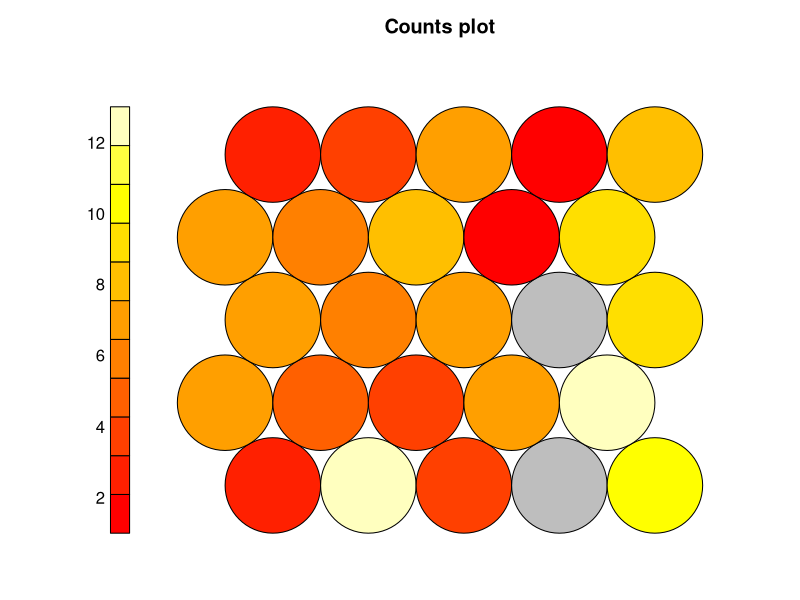
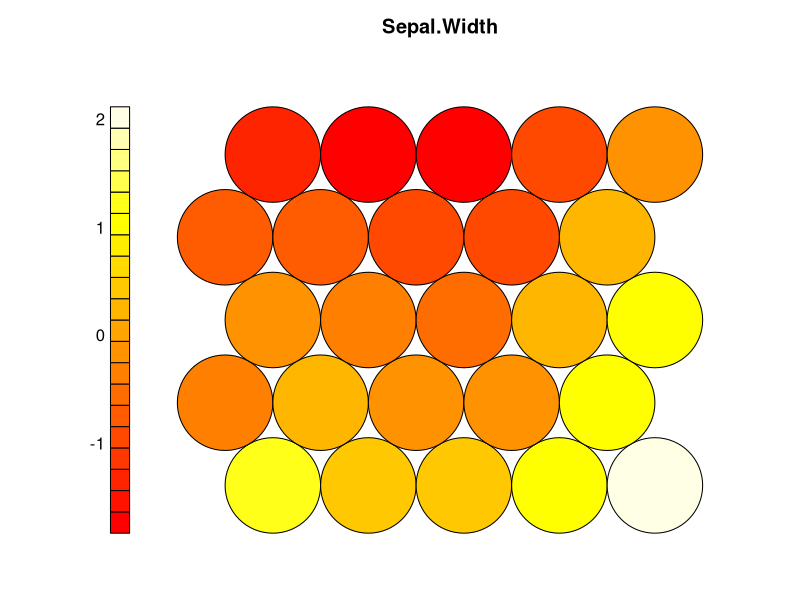
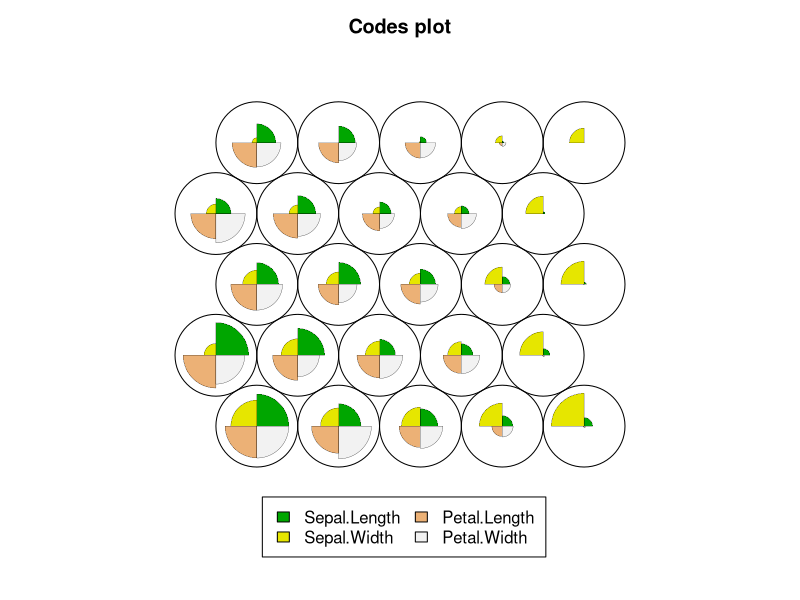

Here is the R script that generated these plots, in order:
# paquetes
library(kohonen)

# observamos la estructura del dataset
str(iris)

# preparamos la data para el SOM
iris_SOM <- as.matrix(scale(iris[, -5]))

# Creamos el grid que usaremos para el SOM
iris_grid <- somgrid(xdim = 5, ydim = 5, topo = "hexagonal")

# colocamos la semilla 
set.seed(2021)

# usamos la funcion SOM 
iris_SOM_model <- som(X = iris_SOM, 
                      grid = iris_grid)

# Ploteamos los resultados
# Plot tipo 1: counts
plot(iris_SOM_model, type = "counts")

# Plot tipo 2: heatmap 
plot(iris_SOM_model, type = "property", 
     property = getCodes(iris_SOM_model)[, 2],
     main = colnames(iris)[2])

# Plot tipo 3: fan diagram 
plot(iris_SOM_model, type = "codes")
